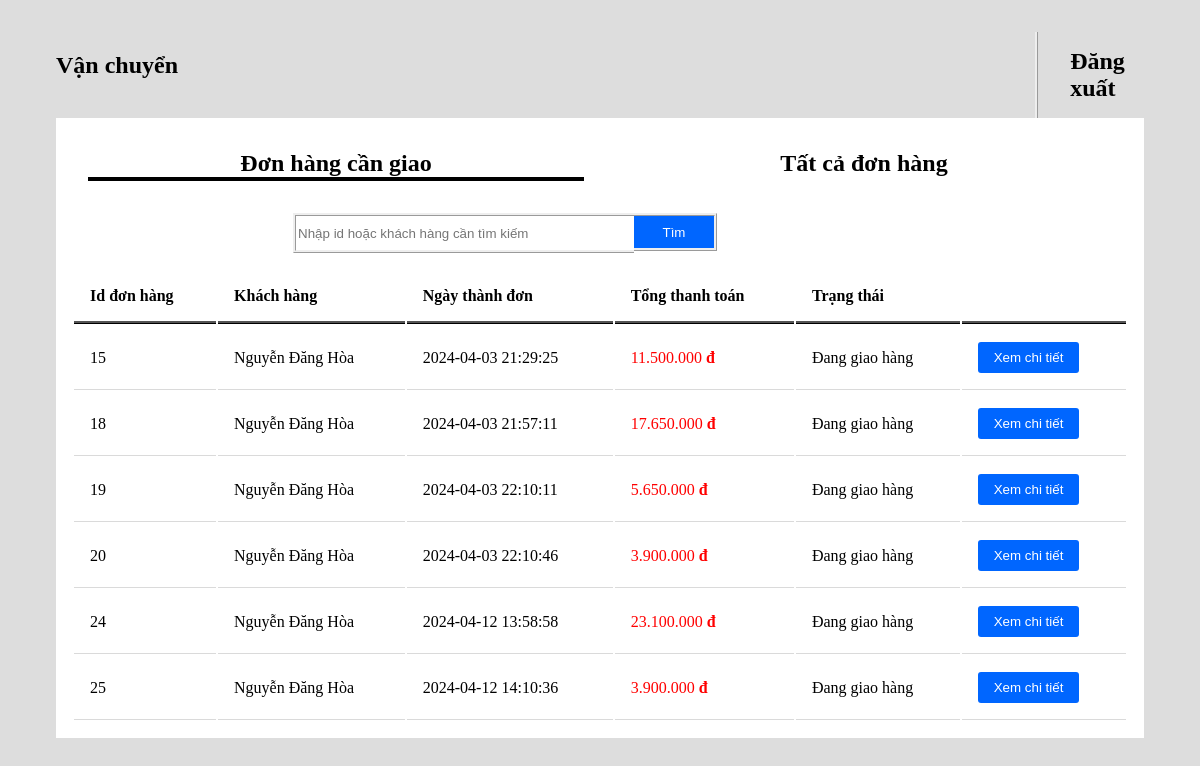
Screenshot of /view/a_delivery_unit.php with the database file from the repository.
### tables this page shows
CREATE TABLE `orders` (
  `orderId` int(11) NOT NULL,
  `customerId` int(11) NOT NULL,
  `date` datetime NOT NULL,
  `status` varchar(50) NOT NULL,
  `paymentMethods` char(50) NOT NULL
);

CREATE TABLE `customers` (
  `customerId` int(11) NOT NULL,
  `customerName` char(50) NOT NULL,
  `phone` char(10) NOT NULL,
  `email` char(50) NOT NULL,
  `address` char(255) NOT NULL,
  `password` char(40) NOT NULL,
  `gender` char(10) NOT NULL,
  `birthday` date NOT NULL,
  `customerImg` text NOT NULL,
  `creditCardCode` char(11) NOT NULL
);

### model/OrdersDB.php (called while the page is built, shortened)
<?php
class OrdersDB
{
    public function Delivery_Order()
    {
        $db = Database::getDB();
        $query = 'SELECT * FROM orders where status=1';
        $statement = $db->prepare($query);
        $statement->execute();
        $lists = $statement->fetchAll();
        return $lists;
    }
}

### model/CustomerDB.php (called while the page is built, shortened)
<?php
class CustomerDB
{
    public function Get_Customers_CustomerId($customerId)
    {
        $db = Database::getDB();
        $query = 'SELECT customerName FROM customers where customerId=:customerId';
        $statement = $db->prepare($query);
        $statement->bindValue(':customerId', $customerId);
        $statement->execute();
        $lists = $statement->fetch();
        return $lists;
    }
}

### model/OrderDetailDB.php (called while the page is built, shortened)
<?php
class OrderDetailDB
{
    public function Sum_Price_Product_Orders($customerId, $orderId)
    {
        $db = Database::getDB();
        $query = 'SELECT sum((orderdetail.price)*(orderdetail.quantity)) FROM `orders` JOIN orderdetail on orders.orderId=orderdetail.orderId
        JOIN products p on orderdetail.productId=p.productId
        WHERE customerId=:customerId and orders.orderId=:orderId  ORDER BY date DESC';
        $statement = $db->prepare($query);
        $statement->bindValue(':customerId', $customerId);
        $statement->bindValue(':orderId', $orderId);
        $statement->execute();
        $lists = $statement->fetchColumn();
        return $lists;
    }
}

### view/a_delivery_unit.php (the view, shortened to what this page needs)
<?php
require_once('../model/CustomerDB.php');
require_once('../model/OrdersDB.php');
require_once('../model/OrderDetailDB.php');
?>
<!DOCTYPE html>
<html lang="en">
<head>
    <link rel="stylesheet" href="../view/css/admin.css">
</head>
<body>
    <div class="body" style="display: grid; grid-template-columns: 100%;">
        <div>
            <section class="main">
                <div class="nav">
                    <div>
                        <h1>Vận chuyển</h1>
                    </div>
                    <div></div>
                    <div class="nav_admin">
                        <h2>
                            <a href="../controller/user_controller.php?action=logout">Đăng xuất</a>
                        </h2>
                    </div>
                </div>
                <div class="body_main">
                    <div class="sp" id="sp">
                        <h2 class="namett" id="choose"><a href="../view/a_delivery_unit.php">Đơn hàng cần giao</a>
                        </h2>
                        <h2 class="orderall"><a href="../view/a_deliver_unit_all.php">Tất cả đơn hàng</a></h2>
                    </div>
                    <div class="search">
                        <form action="../controller/admin_controller.php?action=seach_order&seach=" method="post">
                            <input type="text" name="seach" placeholder="Nhập id hoặc khách hàng cần tìm kiếm" value="">
                            <input type="submit" value="Tìm">
                        </form>
                    </div>
                    <div>
                        <table class="table_order">
                            <thead>
                                <tr>
                                    <th>Id đơn hàng</th>
                                    <th>Khách hàng</th>
                                    <th>Ngày thành đơn</th>
                                    <th>Tổng thanh toán</th>
                                    <th>Trạng thái</th>
                                    <th></th>
                                </tr>
                            </thead>
                            <tbody>
                                <?php global $seach_p;
                                $OrdersDB = new OrdersDB;
                                $OrderDetailDB = new OrderDetailDB;
                                $CustomerDB = new CustomerDB;
                                if ($seach_p == null) {
                                    $list_o = $OrdersDB->Delivery_Order();
                                    foreach ($list_o as $l_o) {
                                        $i_c = $CustomerDB->Get_Customers_CustomerId($l_o['customerId']);
                                        $tsum = $OrderDetailDB->Sum_Price_Product_Orders($l_o['customerId'], $l_o['orderId']);
                                ?>
                                        <tr>
                                            <form action="../controller/admin_controller.php?action=order_detail_ship" method="post">
                                                <td><?php echo  $l_o['orderId'] ?></td>
                                                <td><?php echo  $i_c['customerName'] ?></td>
                                                <td><?php echo  $l_o['date'] ?></td>
                                                <td style="color: red;">
                                                    <?php echo number_format($tsum, 0, ',', '.') ?><span style="font-weight: bolder;"> đ</span></td>
                                                <td>
                                                    <?php if ($l_o['status'] == 0) {
                                                    if ($l_o['status'] == 1) {
                                                        echo 'Đang giao hàng';
                                                    }
                                                    } ?>
                                                </td>
                                                <td class="subm"><input type="submit" value="Xem chi tiết"></td>
                                            </form>
                                        </tr>
                                    <?php }
                                } ?>
                            </tbody>
                        </table>
                    </div>
                </div>
            </section>
        </div>
</body>
</html>

### view/css/admin.css (style rules this page uses)
body { background-color: #DDDDDD; }
body>div.body { margin: 2pc 3pc; display: grid; grid-template-columns: 25% 75%; }
div.nav { display: grid; grid-template-columns: 20% 70% 10%; }
div.search { width: 100%; }
div.search>form { width: 79%; justify-content: center; align-self: center; display: flex; padding: 1pc; }
div.search>form>input[type='text'] { height: 2pc; width: 40%; border: ridge; border-right: none; }
div.search>form>input[type='submit'] { height: 2.4pc; width: 10%; border: ridge; border-left: none; color: white; background-color: #0066FF; }
div.nav_admin>h2 { margin: 1pc 2pc; }
div.nav_admin>h2>a { text-decoration: none; color: black; }
div.nav_admin { border-left: ridge; }
div.body_main { background-color: white; padding: 1pc; }
.subm>input[type='submit'] { background-color: #0066FF; color: white; padding: 0.5pc 1pc; border-radius: 3px; border: none; }
table.table_order { width: 100%; }
table.table_order>thead>tr>th,table.table_one>thead>tr>th { text-align: start; border-bottom: ridge #000000; padding: 1pc; }
table.table_order>tbody>tr>td,table.table_one>tbody>form>tr>td { border-bottom: ridge 1px #dadada; padding: 1pc; }
#sp { display: grid; grid-template-columns: 50% 50%; }
#sp>h2>a { color: #000000; text-decoration: none; }
#sp>h2 { text-align: center; margin: 1pc; }
#choose { border-bottom: solid 4px; }

### rows the page displays
orders: orderId "15", customerId.customerName "Nguyễn Đăng Hòa", date "2024-04-03 21:29:25", tsum "11.500.000", status "Đang giao hàng"
orders: orderId "18", customerId.customerName "Nguyễn Đăng Hòa", date "2024-04-03 21:57:11", tsum "17.650.000", status "Đang giao hàng"
orders: orderId "19", customerId.customerName "Nguyễn Đăng Hòa", date "2024-04-03 22:10:11", tsum "5.650.000", status "Đang giao hàng"
orders: orderId "20", customerId.customerName "Nguyễn Đăng Hòa", date "2024-04-03 22:10:46", tsum "3.900.000", status "Đang giao hàng"
orders: orderId "24", customerId.customerName "Nguyễn Đăng Hòa", date "2024-04-12 13:58:58", tsum "23.100.000", status "Đang giao hàng"
orders: orderId "25", customerId.customerName "Nguyễn Đăng Hòa", date "2024-04-12 14:10:36", tsum "3.900.000", status "Đang giao hàng"
